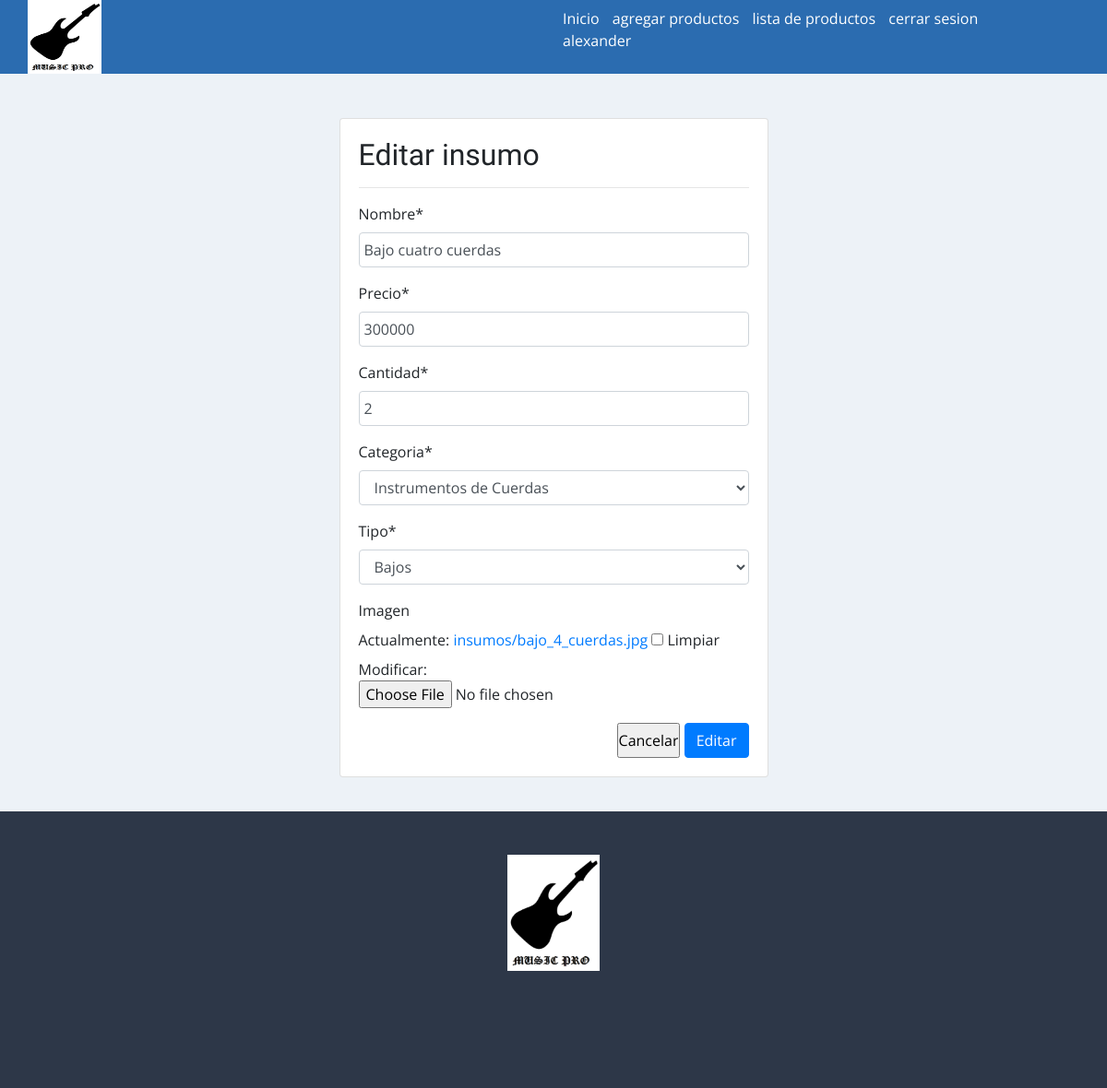
The page /modificar-insumos/9/ (signed in) on the database its author committed.
### app/models.py (models this page shows, shortened)
class Insumos(models.Model):
    nombre = models.CharField(max_length=125)
    precio = models.IntegerField()
    cantidad = models.IntegerField()
    categoria = models.IntegerField(choices=categoria_instrumento)
    tipo = models.IntegerField(choices=tipo_instrumento)
    imagen = models.ImageField(upload_to="insumos", null=True)

### app/views.py (the view, shortened to what this page needs)
# urls.py: path('modificar-insumos/<id>/', modificar_insumos, name="modificar_insumos"),
@permission_required('app.change_insumos')
def modificar_insumos(request, id):
    insumos = get_object_or_404(Insumos, id=id )
    data = {
        'form': InsumosForm(instance=insumos)
    }
    return render(request, 'app/insumos/modificar.html/', data)

### app/forms.py
class InsumosForm(forms.ModelForm):
    nombre = forms.CharField(min_length=3, max_length=120, required = True)
    precio = forms.IntegerField(min_value=1, required = True)
    imagen = forms.ImageField(required = False)
    cantidad = forms.IntegerField(min_value=0, required = True)
    class Meta:
        model = Insumos
        fields = '__all__'

### app/templates/app/insumos/modificar.html (shortened to what this page needs)
{%extends 'app/base.html' %}
{% block contenido %}
{% load crispy_forms_tags %}
<br><br>
        <div class="row">
            <div class="col-12 col-md-6 offset-md-3">
                    <div class="card">
                        <div class="card-body">
                            <h2>Editar insumo</h2>
                            <hr>
                <form action="" method="post" enctype="multipart/form-data">
                    {{ form | crispy}}
                    <div class="d-flex justify-content-end">
                        <input type="reset" value="Cancelar">
                        <input type="submit" value="Editar" class="btn btn-primary">
                    </div>
                </form>
            </div>
        </div>
    </div>
</div>
{% endblock %}

### app/templates/app/base.html (shortened to what this page needs)
<!DOCTYPE html>
<html lang="es">
<head>
    <link rel="stylesheet" href="https://cdn.jsdelivr.net/npm/bootstrap@4.5.3/dist/css/bootstrap.min.css">
    {% load static %}
    {% load pwa %}
    <link rel="stylesheet" href="{% static 'app/css/estilos.css' %}">
</head>
<body>
    <header id="header">
        <div class="contenedor_logo">
            <img  class="logo"  src="{% static 'app/img/icono/Imagen1.png' %}" alt="logo">
        </div>
        <div>
            <nav id = "nav">
                <ul>
                    <li>
                        <a href="{% url 'home' %}"> Inicio </a>
                    </li>
                    {% if perms.app.add_insumos %}
                    <li>
                        <a href="{% url 'agregar_insumos' %}"> agregar productos </a>
                    </li>
                    {% endif %}
                    {% if perms.app.view_insumos %}
                    <li>
                        <a href="{% url 'listar_insumos' %}"> lista de productos </a>
                    </li>
                    {% endif %}
                    {% if user.is_authenticated %}
                    <li>
                        <a href="{% url 'logout' %}">cerrar sesion</a>
                    </li>
                    <li>
                        <a href="#">{{ user.username }}</a>
                    </li>
                    {% endif %}
                </ul>
            </nav>
        </div>
    </header>
    <div id="contenido">
        {% block contenido %}
        {% endblock %}
    </div>
    <footer>
        <div class="logo_footer">
            <img src="{% static 'app/img/icono/Imagen1.png' %}" alt="logo">
        </div>
        <div>
            <nav id = "nav">
            </nav>
        </div>
    </footer>
</body>
</html>

### app/static/app/css/estilos.css (style rules this page uses)
* { margin:0; padding:0; }
body { background-color:#EDF2F7; font-family: 'Open Sans', sans-serif; }
h1,h2 { font-family: 'Balsamiq Sans', cursive; }
header { width: 100%; height: 80px; background-color: #2B6CB0; display: flex; justify-content: space-between; }
header > div { width: 50%; }
.contenedor_logo { display: flex; align-items: center; }
.logo { width: 80px; margin-left: 30px; height: 80px; }
nav { display: flex; justify-content: flex-end; align-items: center; height: 100%; }
nav > ul { margin-right: 50px; }
nav > ul > li { display: inline; margin-left: 10px; }
nav a { color:white; text-decoration: none; }
#contenido { width: 80%; margin:auto; max-width: 1280px; min-height: 100vh; }
footer { width: 100%; height: 300px; background-color: #2D3748; }
footer > .logo_footer { display: flex; justify-content: center; align-items: center; height: calc(100% - 80px); }
footer > .logo_footer > img { width: 100px; }
footer > div { display: flex; justify-content: center; align-items: center; }
input[type=text], input[type=email], input[type=number], select, textarea { width: 100%; padding: 5px; }

### rows shown on the page
Insumos: nombre "Bajo cuatro cuerdas", precio "300000", cantidad "2", categoria "Instrumentos de Cuerdas", tipo "Bajos"

### other values the page prints
{{ user.username }} "alexander"
